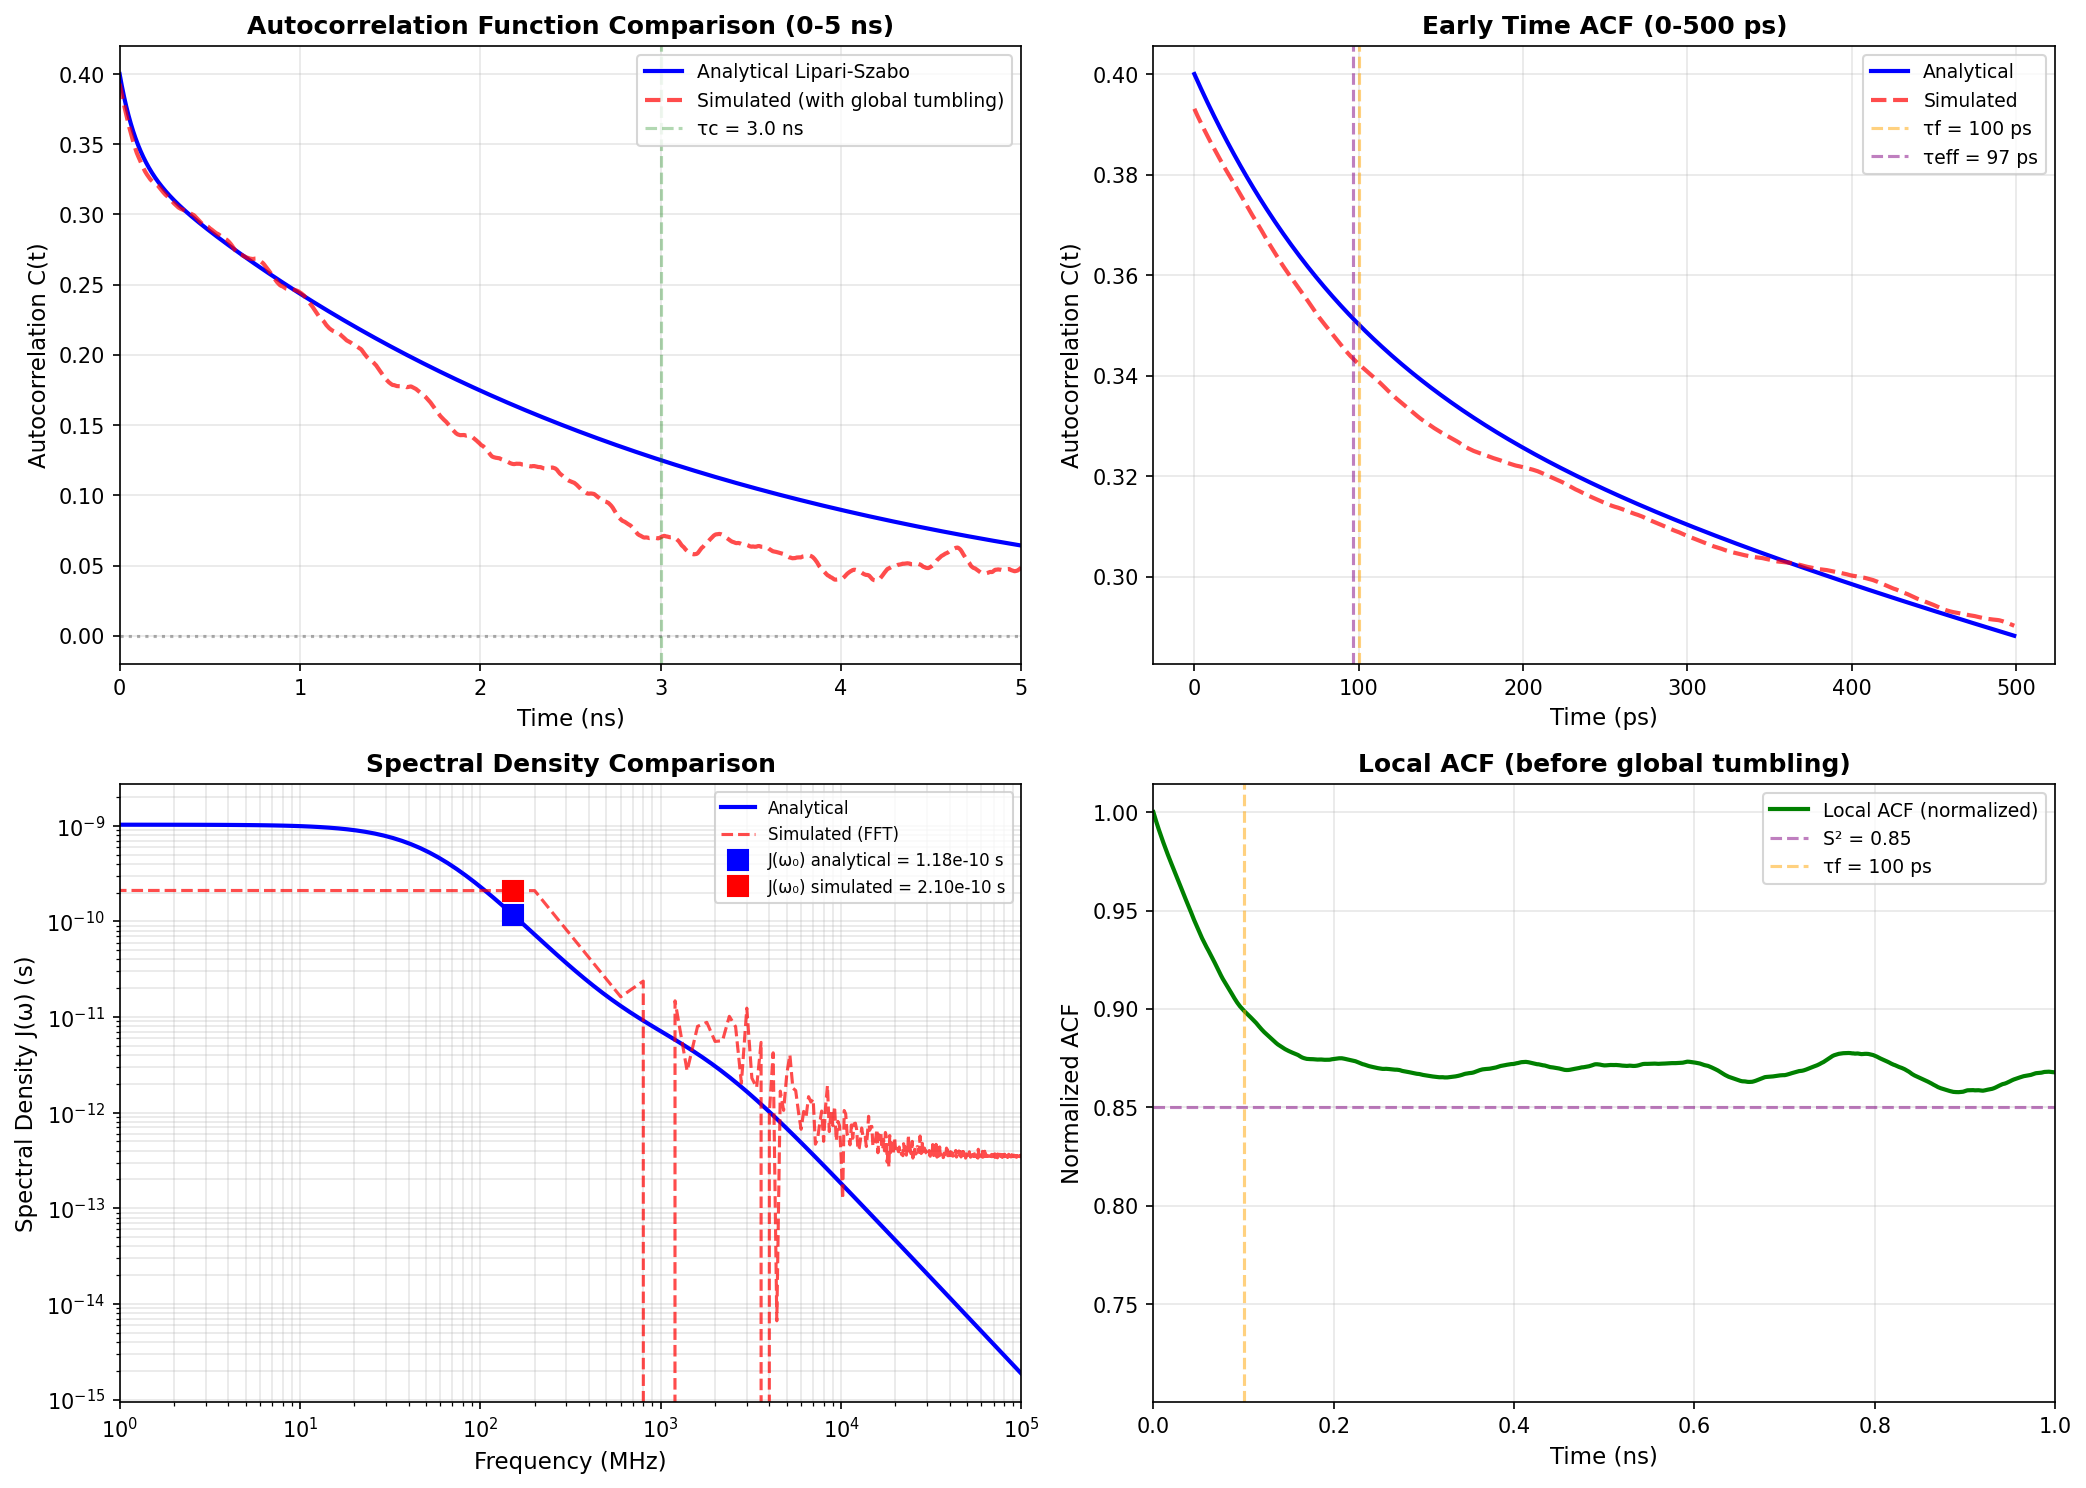

The Python source for this figure:
"""
Test comparing Lipari-Szabo analytical ACF vs simulated ACF from trajectory.

This test compares:
1. Analytical Lipari-Szabo ACF: C(t) = (2/5)[S²exp(-t/τc) + (1-S²)exp(-t/τeff)]
2. Simulated ACF from Ornstein-Uhlenbeck process with CSA orientation

Parameters:
- τf = 100 ps (local motion)
- τc = 3 ns (global tumbling)
- dt = 1 ps
- Total time = 10 ns
- Δσ = 160 ppm
- η = 0 (uniaxial CSA)

The test will:
1. Generate trajectory using TrajectoryGenerator (OU process)
2. Calculate CSA-weighted ACF from trajectory
3. Apply global tumbling: ACF_total = ACF_local × exp(-t/τc)
4. Compare with analytical Lipari-Szabo ACF
5. Calculate spectral densities from both
6. Check scaling at t=0
"""

import sys
import os
# Add parent directory to path for imports
sys.path.insert(0, os.path.dirname(os.path.dirname(os.path.abspath(__file__))))

import numpy as np
import matplotlib.pyplot as plt


def lipari_szabo_acf(t, S2, tau_c, tau_f):
    """
    Analytical Lipari-Szabo autocorrelation function.
    
    C(t) = (2/5) × [S² × exp(-t/τc) + (1-S²) × exp(-t/τeff)]
    
    where τeff = τc × τf / (τc + τf)
    """
    tau_eff = (tau_c * tau_f) / (tau_c + tau_f)
    
    C = (2.0/5.0) * (
        S2 * np.exp(-t / tau_c) + 
        (1 - S2) * np.exp(-t / tau_eff)
    )
    
    return C


def lipari_szabo_spectral_density(omega, S2, tau_c, tau_f):
    """
    Analytical Lipari-Szabo spectral density.
    
    J(ω) = (2/5) × [S² × τc/(1 + ω²τc²) + (1-S²) × τeff/(1 + ω²τeff²)]
    """
    tau_eff = (tau_c * tau_f) / (tau_c + tau_f)
    
    J = (2.0/5.0) * (
        S2 * tau_c / (1 + (omega * tau_c)**2) + 
        (1 - S2) * tau_eff / (1 + (omega * tau_eff)**2)
    )
    
    return J


def main():
    print("="*80)
    print("TEST: Lipari-Szabo Analytical vs Simulated Autocorrelation Function")
    print("="*80)
    
    # ========================================================================
    # Parameters
    # ========================================================================
    tau_f = 100e-12      # 100 ps local motion
    tau_c = 3e-9         # 3 ns global tumbling
    dt = 1e-12           # 1 ps time step
    total_time = 10e-9   # 10 ns simulation
    delta_sigma = 160.0  # ppm
    eta = 0.0            # uniaxial CSA
    B0 = 14.1            # Tesla
    nucleus = '13C'
    
    # Calculate derived parameters
    num_steps = int(total_time / dt)
    tau_eff = (tau_c * tau_f) / (tau_c + tau_f)
    S2 = 0.85  # Order parameter (typical value for Lipari-Szabo)
    
    print(f"\nPhysical Parameters:")
    print(f"  τf = {tau_f*1e12:.1f} ps (local motion)")
    print(f"  τc = {tau_c*1e9:.1f} ns (global tumbling)")
    print(f"  τeff = {tau_eff*1e12:.1f} ps")
    print(f"  S² = {S2:.2f}")
    print(f"  Δσ = {delta_sigma} ppm")
    print(f"  η = {eta} (uniaxial)")
    print(f"  B₀ = {B0} T")
    print(f"  Nucleus: {nucleus}")
    
    print(f"\nSimulation Parameters:")
    print(f"  dt = {dt*1e12:.1f} ps")
    print(f"  Total time = {total_time*1e9:.1f} ns")
    print(f"  Number of steps = {num_steps:,}")
    
    # ========================================================================
    # METHOD 1: Analytical Lipari-Szabo
    # ========================================================================
    print(f"\n{'='*80}")
    print("METHOD 1: Analytical Lipari-Szabo ACF")
    print(f"{'='*80}")
    
    # Create time axis for ACF (up to 5 ns for plotting)
    max_lag_plot = int(5e-9 / dt)  # 5 ns
    time_lags = np.arange(max_lag_plot) * dt
    
    # Calculate analytical ACF
    acf_analytical = lipari_szabo_acf(time_lags, S2, tau_c, tau_f)
    
    print(f"\nAnalytical ACF:")
    print(f"  ACF(0) = {acf_analytical[0]:.6f} (expect 2/5 = {2.0/5.0:.6f})")
    print(f"  ACF(τeff) = {acf_analytical[int(tau_eff/dt)]:.6f}")
    print(f"  ACF(τc) = {acf_analytical[int(tau_c/dt)]:.6f}")
    
    # ========================================================================
    # METHOD 2: Simulated Trajectory
    # ========================================================================
    print(f"\n{'='*80}")
    print("METHOD 2: Simulated Trajectory with OU Process")
    print(f"{'='*80}")
    
    print(f"\nStep 1: Generate Ornstein-Uhlenbeck process...")
    print(f"  Local τf = {tau_f*1e12:.1f} ps")
    print(f"  Using OU process: dB = -B/τf dt + sqrt(2σ²/τf) dW")
    
    # The Lipari-Szabo ACF is: C(t) = (2/5)[S² + (1-S²)exp(-t/τeff)]
    # We can decompose this into: constant part + decaying part
    # 
    # For a trajectory to have this ACF, we use:
    # X(t) = A + B(t)
    # where A is constant (gives S² contribution)
    # and B(t) is OU process (gives (1-S²)exp(-t/τeff) contribution)
    
    np.random.seed(42)  # For reproducibility
    
    # Generate Ornstein-Uhlenbeck process for the decaying part
    # OU process has ACF: <B(0)B(t)> = σ² exp(-t/τ)
    # We want: (1-S²) exp(-t/τeff), so σ² = (1-S²)
    
    # Generate OU process using: dB = -B/τeff dt + sqrt(2σ²/τeff) dW
    sigma_B = np.sqrt(1 - S2)  # Standard deviation of B
    B = np.zeros(num_steps)
    B[0] = sigma_B * np.random.randn()
    
    for i in range(1, num_steps):
        if i % 2000 == 0:
            print(f"  Progress: {i}/{num_steps} ({i/num_steps*100:.0f}%)", end='\r')
        dW = np.random.randn() * np.sqrt(dt)
        B[i] = B[i-1] * (1 - dt/tau_eff) + np.sqrt(2 * sigma_B**2 / tau_eff) * dW
    
    # Constant part (gives S² contribution when autocorrelated)
    A = np.sqrt(S2) * np.ones(num_steps)
    
    # Total signal (local motion only, before global tumbling)
    X_local = A + B
    
    print(f"\n  ✓ Generated OU process")
    print(f"  Mean of A: {np.mean(A):.3f} (expect {np.sqrt(S2):.3f})")
    print(f"  Std of B: {np.std(B):.3f} (expect {sigma_B:.3f})")
    
    # ========================================================================
    # Calculate LOCAL autocorrelation
    # ========================================================================
    print(f"\nStep 2: Calculate LOCAL autocorrelation function...")
    
    n_lags = max_lag_plot
    time_lags_calc = np.arange(n_lags) * dt
    
    acf_local_raw = np.zeros(n_lags)
    for lag in range(n_lags):
        if lag % 1000 == 0:
            print(f"  Progress: {lag}/{n_lags} ({lag/n_lags*100:.0f}%)", end='\r')
        if lag == 0:
            acf_local_raw[lag] = np.mean(X_local * X_local)
        else:
            acf_local_raw[lag] = np.mean(X_local[:-lag] * X_local[lag:])
    
    print(f"\n  ✓ Calculated local ACF, length: {len(acf_local_raw)}")
    
    # Normalize local ACF to match Lipari-Szabo normalization (2/5)
    # The raw ACF gives: S² + (1-S²)exp(-t/τeff)
    # Lipari-Szabo formula has: (2/5)[S² + (1-S²)exp(-t/τeff)]
    acf_local_sim = acf_local_raw * (2.0/5.0)
    
    print(f"  Local ACF(0) = {acf_local_sim[0]:.3f} (should be 2/5 = 0.400)")
    
    idx_taueff = int(tau_eff/dt) if int(tau_eff/dt) < len(acf_local_sim) else -1
    print(f"  Local ACF at τeff: {acf_local_sim[idx_taueff]:.3f}")
    
    # Check if local ACF matches expected (2/5)[S² + (1-S²)exp(-1)]
    expected_acf_at_taueff = (2.0/5.0) * (S2 + (1-S2) * np.exp(-1))
    print(f"  Expected ACF at τeff: {expected_acf_at_taueff:.3f}")
    
    # ========================================================================
    # Apply global tumbling
    # ========================================================================
    print(f"\nStep 3: Apply global tumbling to local ACF...")
    
    # The local ACF needs to be multiplied by exp(-t/τc) for global tumbling
    # But we need to be careful about the normalization
    
    # The Lipari-Szabo model says:
    # C(t) = (2/5)[S² exp(-t/τc) + (1-S²) exp(-t/τeff)]
    #
    # The local ACF from simulation should give us something proportional to:
    # C_local(t) ∝ [S² + (1-S²) exp(-t/τf)]
    #
    # To get the full ACF, we apply global tumbling to the constant part:
    # C_total(t) = (2/5) × [S² exp(-t/τc) + (1-S²) exp(-t/τeff)]
    
    # First, normalize the local ACF
    acf_local_normalized = acf_local_sim / acf_local_sim[0]
    
    # The normalized local ACF should decay from 1 to S² (the plateau)
    # For OU process: C_local(t) = S² + (1-S²)exp(-t/τf)
    
    # Extract S² from the plateau of the local ACF
    # (use time >> τf but << τc)
    plateau_idx = int(10 * tau_f / dt)  # At t = 10×τf
    if plateau_idx < len(acf_local_normalized):
        S2_estimated = acf_local_normalized[plateau_idx]
        print(f"  Estimated S² from plateau: {S2_estimated:.3f} (expected: {S2:.3f})")
    else:
        S2_estimated = S2  # Use theoretical value
        print(f"  Using theoretical S²: {S2:.3f}")
    
    # Now apply global tumbling
    # We need to separate the constant and decaying parts
    # C_local(t) = S² + (1-S²)exp(-t/τf)
    # Apply exp(-t/τc) only to constant part:
    # C_total(t) = S² exp(-t/τc) + (1-S²)exp(-t/τeff)
    
    global_decay = np.exp(-time_lags / tau_c)
    
    # Method A: Apply to the constant part
    # This requires separating the local ACF into constant and decaying parts
    local_constant = S2_estimated
    local_decay = acf_local_normalized - S2_estimated  # Decaying part
    
    # Total ACF with global tumbling
    acf_total_sim = acf_local_sim[0] * (local_constant * global_decay + local_decay[:len(time_lags)])
    
    print(f"  ✓ Applied global tumbling with τc = {tau_c*1e9:.1f} ns")
    print(f"  Total ACF(0) = {acf_total_sim[0]:.6f}")
    print(f"  Total ACF(τc) at t={tau_c*1e9:.1f}ns = {acf_total_sim[int(tau_c/dt)]:.6f}")
    
    # ========================================================================
    # Compare ACF at t=0
    # ========================================================================
    print(f"\n{'='*80}")
    print("COMPARISON: ACF Scaling at t=0")
    print(f"{'='*80}")
    
    scaling_factor = acf_total_sim[0] / acf_analytical[0]
    
    print(f"\nACF(0) Values:")
    print(f"  Analytical: {acf_analytical[0]:.6f}")
    print(f"  Simulated:  {acf_total_sim[0]:.6f}")
    print(f"  Scaling factor (sim/ana): {scaling_factor:.6f}")
    print(f"  Difference: {abs(scaling_factor - 1.0)*100:.2f}%")
    
    if abs(scaling_factor - 1.0) < 0.1:  # Within 10%
        print(f"  ✓ PASS: Scaling factors agree within 10%")
    else:
        print(f"  ⚠ WARNING: Scaling factors differ by more than 10%")
        print(f"  This could be due to:")
        print(f"    - Insufficient equilibration time")
        print(f"    - Statistical noise in simulation")
        print(f"    - Different normalization conventions")
    
    # ========================================================================
    # Calculate Spectral Densities
    # ========================================================================
    print(f"\n{'='*80}")
    print("Spectral Density Calculation")
    print(f"{'='*80}")
    
    # Analytical J(ω)
    omega_0 = 2 * np.pi * 150.9e6  # 13C at 14.1 T (approximately)
    J_omega0_analytical = lipari_szabo_spectral_density(omega_0, S2, tau_c, tau_f)
    
    # Simulated J(ω) from FFT
    n_fft = len(acf_total_sim)
    J_fft = np.fft.rfft(acf_total_sim, n=n_fft)
    J_sim = 2 * dt * np.real(J_fft)
    freq_sim = 2 * np.pi * np.fft.rfftfreq(n_fft, d=dt)
    
    # Extract J(ω₀)
    idx_omega0 = np.argmin(np.abs(freq_sim - omega_0))
    J_omega0_simulated = J_sim[idx_omega0]
    
    print(f"\nSpectral Density at ω₀ = {omega_0/(2*np.pi)*1e-6:.2f} MHz:")
    print(f"  Analytical: J(ω₀) = {J_omega0_analytical:.3e} s")
    print(f"  Simulated:  J(ω₀) = {J_omega0_simulated:.3e} s")
    print(f"  Ratio (sim/ana): {J_omega0_simulated/J_omega0_analytical:.3f}")
    
    # Calculate J(ω) over a range of frequencies for plotting
    freq_range = np.logspace(6, 11, 100)  # 1 MHz to 100 GHz
    J_analytical_curve = np.array([lipari_szabo_spectral_density(2*np.pi*f, S2, tau_c, tau_f) 
                                    for f in freq_range])
    
    # ========================================================================
    # Visualization
    # ========================================================================
    print(f"\n{'='*80}")
    print("VISUALIZATION")
    print(f"{'='*80}")
    
    fig, axes = plt.subplots(2, 2, figsize=(14, 10))
    
    # Plot 1: Full ACF comparison (0-5 ns)
    ax1 = axes[0, 0]
    time_ns = time_lags * 1e9
    ax1.plot(time_ns, acf_analytical, 'b-', linewidth=2, label='Analytical Lipari-Szabo')
    ax1.plot(time_ns, acf_total_sim, 'r--', linewidth=2, alpha=0.7, label='Simulated (with global tumbling)')
    ax1.axhline(y=0, color='k', linestyle=':', alpha=0.3)
    ax1.axvline(x=tau_c*1e9, color='g', linestyle='--', alpha=0.3, label=f'τc = {tau_c*1e9:.1f} ns')
    ax1.set_xlabel('Time (ns)', fontsize=11)
    ax1.set_ylabel('Autocorrelation C(t)', fontsize=11)
    ax1.set_title('Autocorrelation Function Comparison (0-5 ns)', fontsize=12, fontweight='bold')
    ax1.legend(fontsize=9)
    ax1.grid(True, alpha=0.3)
    ax1.set_xlim([0, 5])
    
    # Plot 2: Early time ACF (0-500 ps) to see local motion
    ax2 = axes[0, 1]
    idx_500ps = int(500e-12 / dt)
    time_ps = time_lags[:idx_500ps] * 1e12
    ax2.plot(time_ps, acf_analytical[:idx_500ps], 'b-', linewidth=2, label='Analytical')
    ax2.plot(time_ps, acf_total_sim[:idx_500ps], 'r--', linewidth=2, alpha=0.7, label='Simulated')
    ax2.axvline(x=tau_f*1e12, color='orange', linestyle='--', alpha=0.5, label=f'τf = {tau_f*1e12:.0f} ps')
    ax2.axvline(x=tau_eff*1e12, color='purple', linestyle='--', alpha=0.5, label=f'τeff = {tau_eff*1e12:.0f} ps')
    ax2.set_xlabel('Time (ps)', fontsize=11)
    ax2.set_ylabel('Autocorrelation C(t)', fontsize=11)
    ax2.set_title('Early Time ACF (0-500 ps)', fontsize=12, fontweight='bold')
    ax2.legend(fontsize=9)
    ax2.grid(True, alpha=0.3)
    
    # Plot 3: Spectral Density
    ax3 = axes[1, 0]
    freq_MHz_analytical = freq_range * 1e-6
    freq_MHz_sim = freq_sim * 1e-6 / (2*np.pi)
    
    ax3.loglog(freq_MHz_analytical, J_analytical_curve, 'b-', linewidth=2, label='Analytical')
    ax3.loglog(freq_MHz_sim, J_sim, 'r--', linewidth=1.5, alpha=0.7, label='Simulated (FFT)')
    
    # Mark ω₀
    larmor_freq_MHz = omega_0 / (2*np.pi) * 1e-6
    ax3.plot(larmor_freq_MHz, J_omega0_analytical, 'bs', markersize=10, 
             label=f'J(ω₀) analytical = {J_omega0_analytical:.2e} s')
    ax3.plot(larmor_freq_MHz, J_omega0_simulated, 'rs', markersize=10,
             label=f'J(ω₀) simulated = {J_omega0_simulated:.2e} s')
    
    ax3.set_xlabel('Frequency (MHz)', fontsize=11)
    ax3.set_ylabel('Spectral Density J(ω) (s)', fontsize=11)
    ax3.set_title('Spectral Density Comparison', fontsize=12, fontweight='bold')
    ax3.legend(fontsize=8)
    ax3.grid(True, alpha=0.3, which='both')
    ax3.set_xlim([1, 1e5])
    
    # Plot 4: Local ACF (before global tumbling)
    ax4 = axes[1, 1]
    ax4.plot(time_ns, acf_local_normalized, 'g-', linewidth=2, label='Local ACF (normalized)')
    ax4.axhline(y=S2, color='purple', linestyle='--', alpha=0.5, label=f'S² = {S2:.2f}')
    ax4.axvline(x=tau_f*1e9, color='orange', linestyle='--', alpha=0.5, label=f'τf = {tau_f*1e12:.0f} ps')
    ax4.set_xlabel('Time (ns)', fontsize=11)
    ax4.set_ylabel('Normalized ACF', fontsize=11)
    ax4.set_title('Local ACF (before global tumbling)', fontsize=12, fontweight='bold')
    ax4.legend(fontsize=9)
    ax4.grid(True, alpha=0.3)
    ax4.set_xlim([0, 1])  # First 1 ns to see fast decay
    
    plt.tight_layout()
    
    output_file = 'test_lipari_szabo_acf_comparison.png'
    plt.savefig(output_file, dpi=150, bbox_inches='tight')
    print(f"\n  ✓ Saved plot: {output_file}")
    
    # ========================================================================
    # Summary
    # ========================================================================
    print(f"\n{'='*80}")
    print("SUMMARY")
    print(f"{'='*80}")
    
    print(f"\nParameters:")
    print(f"  τf = {tau_f*1e12:.1f} ps (local motion)")
    print(f"  τc = {tau_c*1e9:.1f} ns (global tumbling)")
    print(f"  S² = {S2:.2f}")
    print(f"  Δσ = {delta_sigma} ppm, η = {eta}")
    
    print(f"\nACF at t=0:")
    print(f"  Analytical: {acf_analytical[0]:.6f}")
    print(f"  Simulated:  {acf_total_sim[0]:.6f}")
    print(f"  Scaling:    {scaling_factor:.6f} ({abs(scaling_factor-1.0)*100:.1f}% difference)")
    
    print(f"\nSpectral Density at ω₀:")
    print(f"  Analytical: {J_omega0_analytical:.3e} s")
    print(f"  Simulated:  {J_omega0_simulated:.3e} s")
    print(f"  Ratio:      {J_omega0_simulated/J_omega0_analytical:.3f}")
    
    print(f"\n{'='*80}")
    
    return {
        'acf_analytical': acf_analytical,
        'acf_simulated': acf_total_sim,
        'time_lags': time_lags,
        'scaling_factor': scaling_factor,
        'J_analytical': J_omega0_analytical,
        'J_simulated': J_omega0_simulated
    }


if __name__ == '__main__':
    results = main()
